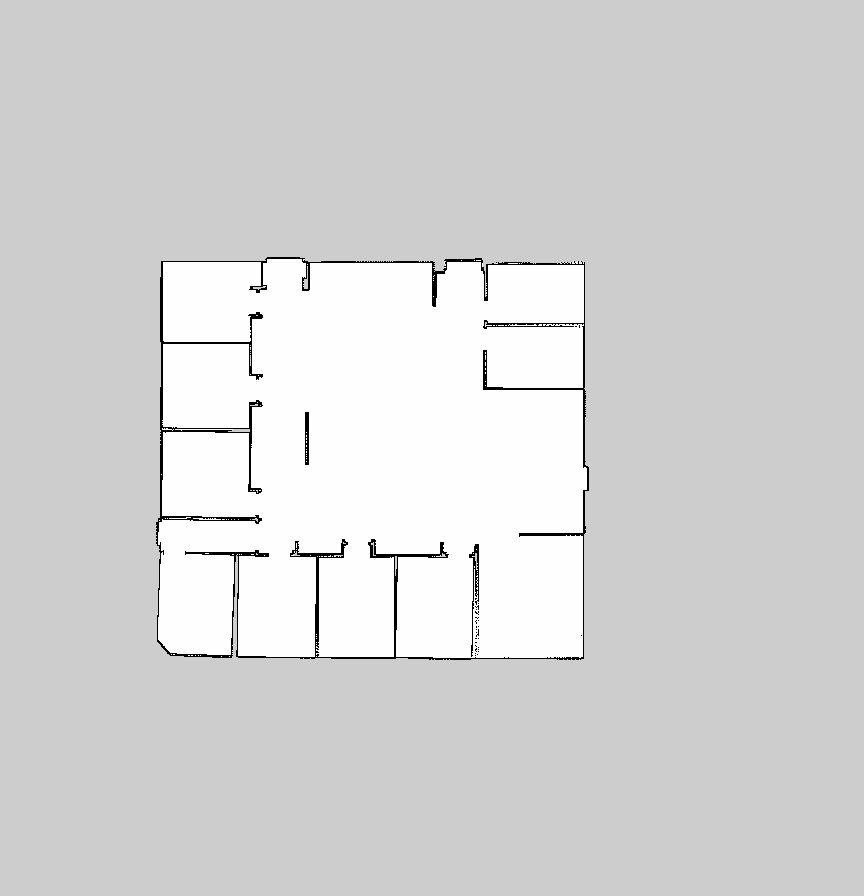
#> input picture maps/last_map.pgm, 864 x 896 px
$ python dilate_map.py
#> lines starting #> are read from the running program, lines starting #| are printed output that depends on the picture; after the words box and inside, x2 and y2 are one past the last pixel; in counts of white or black regions, pixels touching at a corner belong together
#!/usr/bin/env python


from __future__ import print_function

import cv2 as cv
import numpy as np

if __name__ == '__main__':
    print (cv.__version__)
    img = cv.imread('../maps/last_map.pgm',0)
#> img is the input picture: shape (896, 864); min 0, max 254, mean 213
    kernel = np.ones((3,3),np.uint8)
    dilation = cv.dilate(img,kernel,iterations = 5)
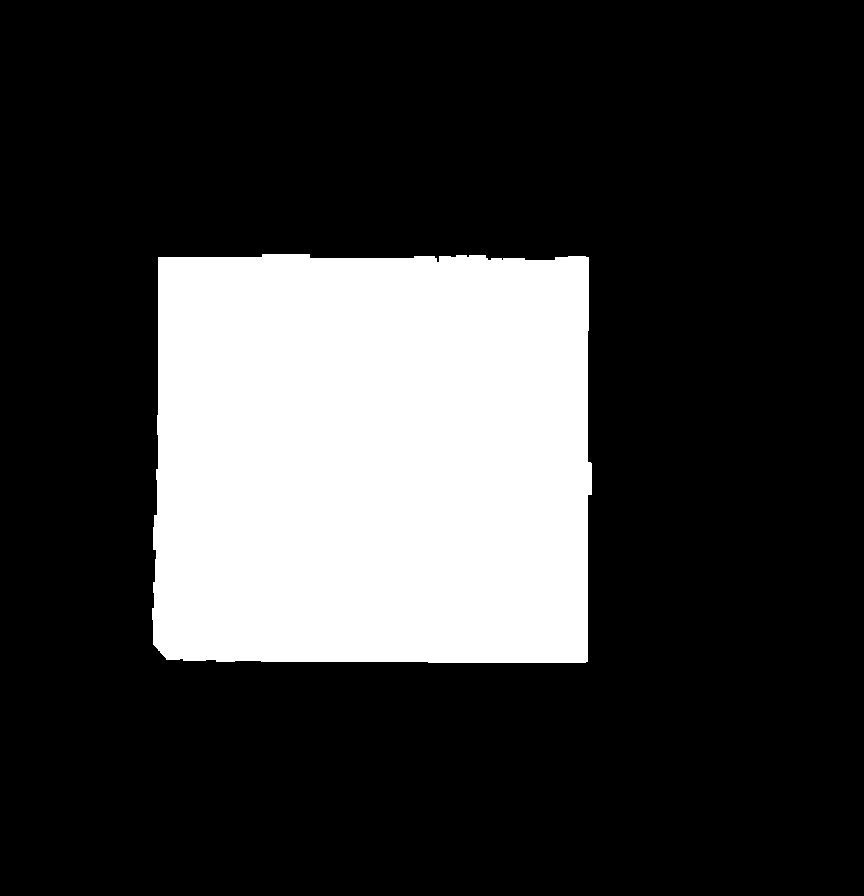
#> dilation: shape (896, 864); values 205 (black) and 254 (white), 22.6% white; 1 white region, box (x1, y1, x2, y2) and area: (152, 254, 592, 663) 174993

$ run again, with maps/23-11-map-localization messed.pgm copied over maps/last_map.pgm
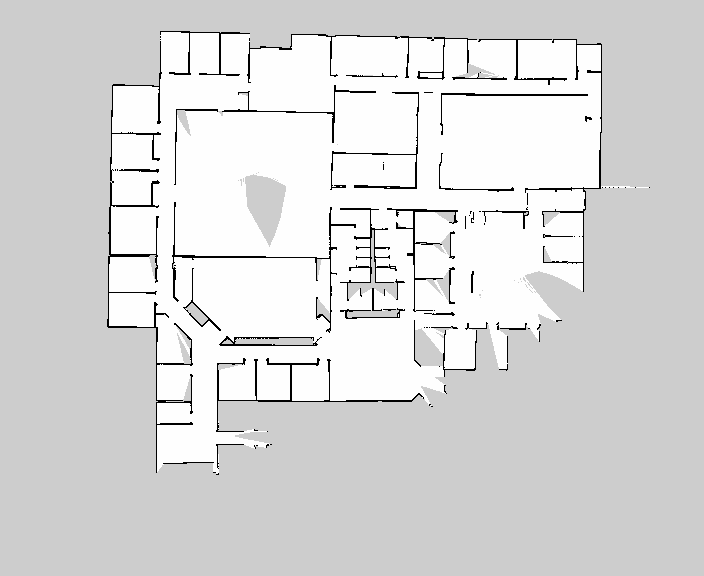
#> input picture maps/23-11-map-localization messed.pgm, 704 x 576 px
#> img is the input picture: shape (576, 704); min 0, max 254, mean 217.7
#> `dilation = cv.dilate(img,kernel,iterations = 5)`:
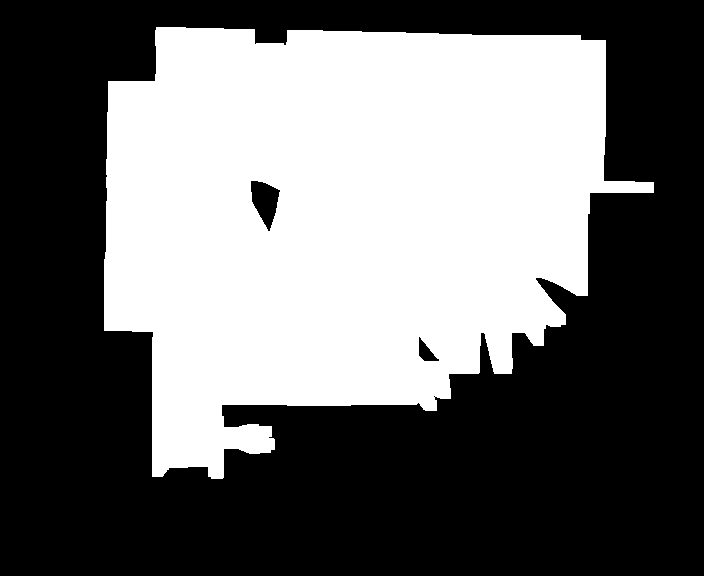
#> dilation: shape (576, 704); values 205 (black) and 254 (white), 42.7% white; 1 white region, box (x1, y1, x2, y2) and area: (104, 27, 654, 479) 172952

$ run again, with maps/Big_map.pgm copied over maps/last_map.pgm
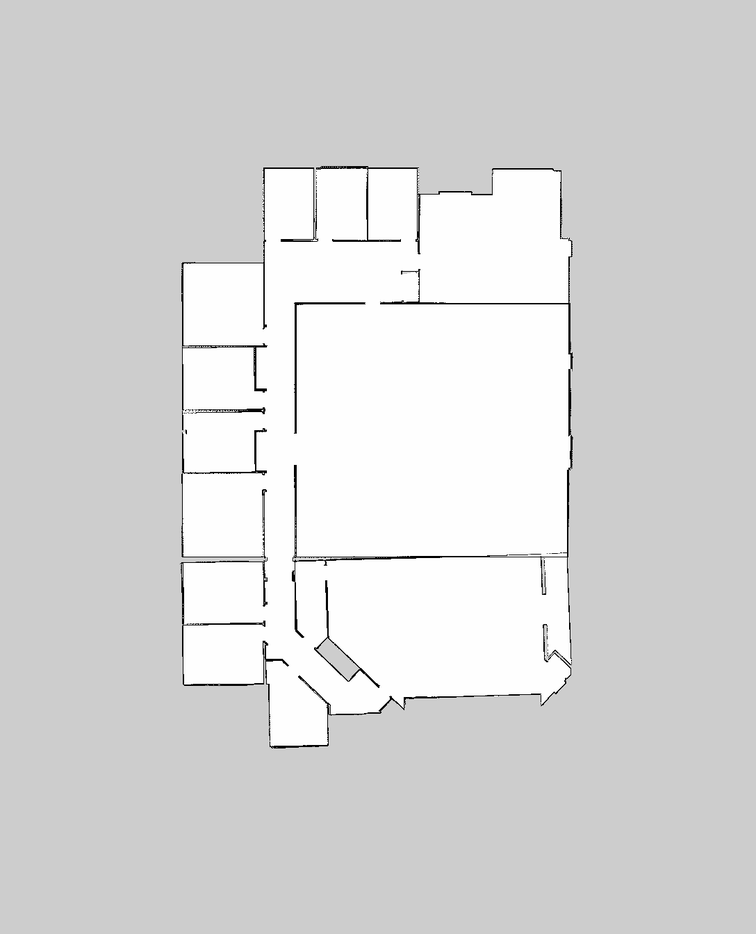
#> input picture maps/Big_map.pgm, 756 x 934 px, shrunk from 1088 x 1344 before the run
#> img is the input picture: shape (934, 756); min 0, max 255, mean 216
#> `dilation = cv.dilate(img,kernel,iterations = 5)`:
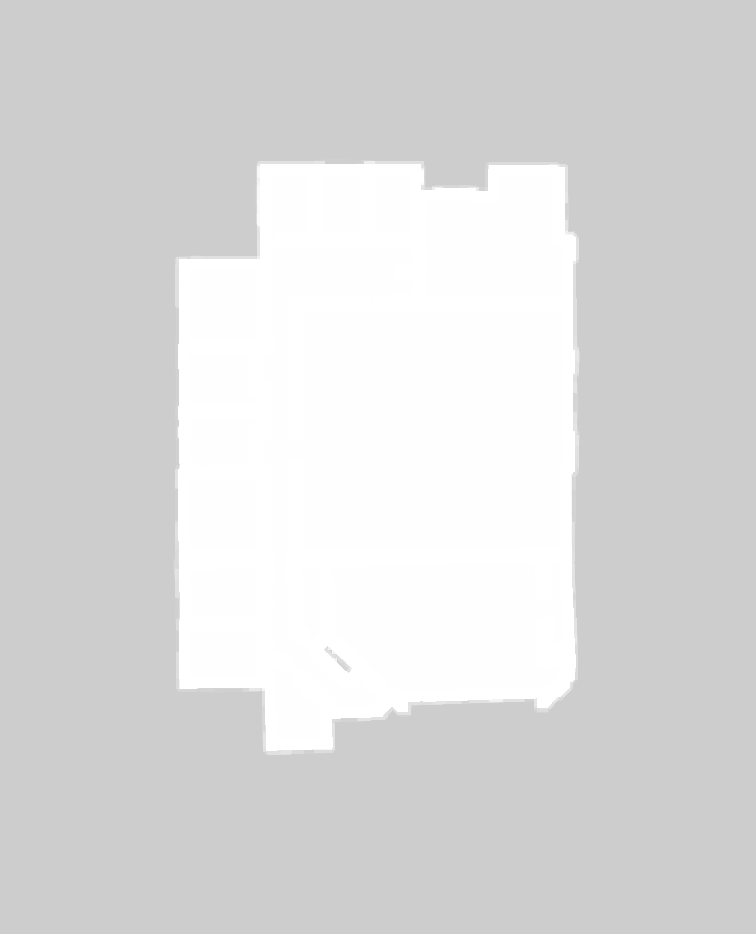
#> dilation: shape (934, 756); min 205, max 255, mean 219.5
